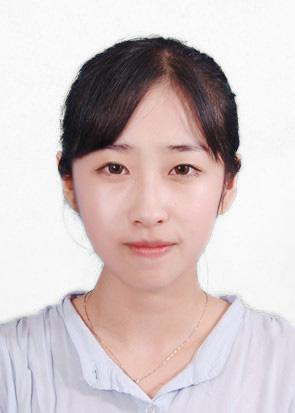
#> input picture 使用Python实现抠图给证件照换背景源码/font.jpg, 295 x 413 px
$ python script.py
#> lines starting #> are read from the running program, lines starting #| are printed output that depends on the picture; after the words box and inside, x2 and y2 are one past the last pixel; in counts of white or black regions, pixels touching at a corner belong together


import cv2
import numpy as np
import matplotlib.pyplot as plt

#建立显示图片的函数
def show(image):
    plt.imshow(image)
    plt.axis('off')
    plt.show()

#导入前景图
img=cv2.imread('font.jpg') #图片导入
#> img is the input picture: shape (413, 295, 3); mean B, G, R 197.7, 197.1, 210.1
img = cv2.cvtColor(img,cv2.COLOR_BGR2RGB) #转换颜色模型
print(img.shape) #打印图片规格
#| (413, 295, 3)
show(img) #显示图片

#导入背景图
back_img = cv2.imread('back.jpg') #图片导入
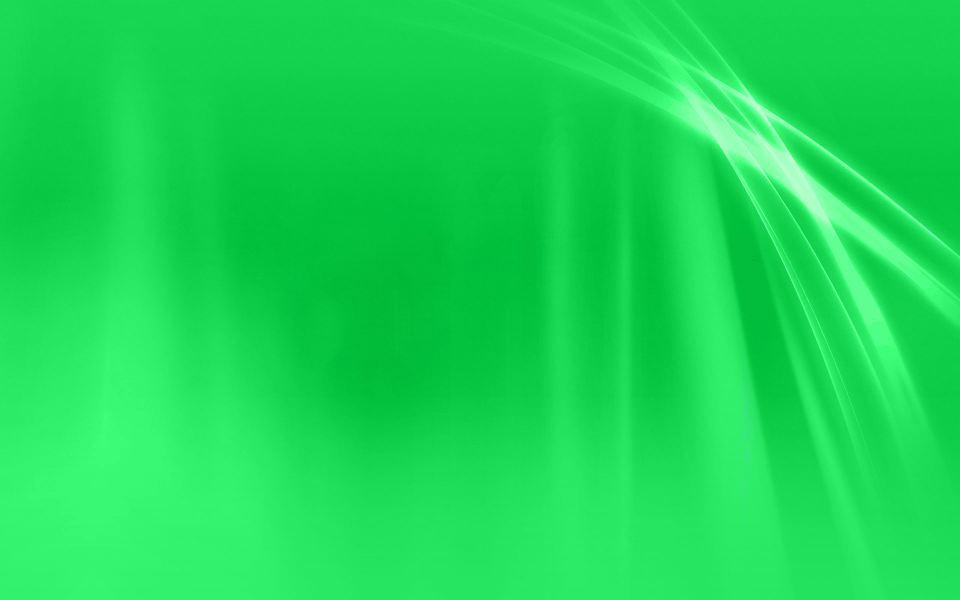
#> input picture 使用Python实现抠图给证件照换背景源码/back.jpg, 1920 x 1200 px (shown at 1/2 size)
#> back_img is the input picture: shape (1200, 1920, 3); mean B, G, R 85.7, 216.7, 27.1
back_img = cv2.cvtColor(back_img,cv2.COLOR_BGR2RGB) #转换颜色模型
print(back_img.shape) #打印图片规格
#| (1200, 1920, 3)
show(back_img) #显示图片

#裁剪图片
#img = img[0:1000,150:550] #裁剪图片大小
#show(img) #显示图片

#缩放图片
#print(img.shape) #打印图片规格
#img=cv2.resize(img,None,fx=0.9,fy=0.9) #图片缩小10%
#print(img.shape) #打印图片规格

#拆分图片信息
rows,cols,channels = img.shape #拆分图片信息
#> rows = 413; cols = 295; channels = 3

#转换格式
img_hsv = cv2.cvtColor(img,cv2.COLOR_RGB2HSV) #把图片转换成HSV格式，用于抠图
#> img_hsv: shape (413, 295, 3); mean H, S, V 44.9, 26.2, 212.4
show(img_hsv) #显示图片

#抠图
lower_blue=np.array([0,0,0]) #获取最小阈值
upper_blue=np.array([0,255,255]) #获取最大阈值
mask = cv2.inRange(img_hsv, lower_blue, upper_blue) #创建遮罩
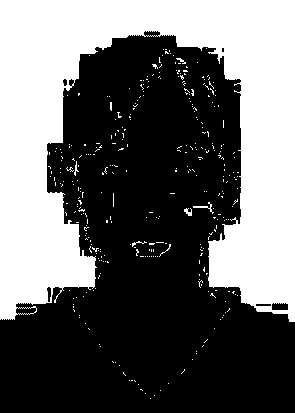
#> mask: shape (413, 295); 40% white; 343 white regions (336 under 20 px), largest, box (x1, y1, x2, y2) and area: (0, 0, 295, 322) 47615, (193, 202, 214, 214) 53, (184, 208, 192, 216) 38
show(mask) #显示遮罩

erode=cv2.erode(mask,None,iterations=3) #图像腐蚀
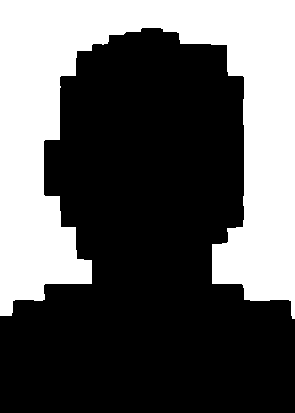
#> erode: shape (413, 295); 36% white; 1 white region, box (x1, y1, x2, y2) and area: (0, 0, 295, 319) 43809
show(erode) #显示图片
dilate=cv2.dilate(erode,None,iterations=1) #图像膨胀
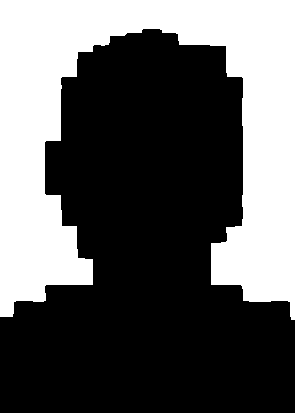
#> dilate: shape (413, 295); 36.8% white; 1 white region, box (x1, y1, x2, y2) and area: (0, 0, 295, 320) 44859
show(dilate) #显示图片

opening = cv2.morphologyEx(mask, cv2.MORPH_OPEN, cv2.getStructuringElement(cv2.MORPH_ELLIPSE, (8,8))) #开运算
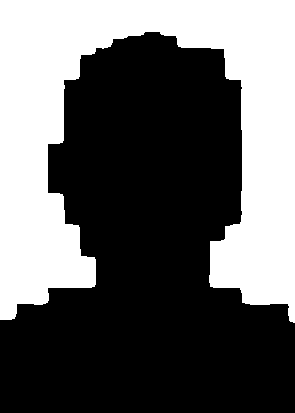
#> opening: shape (413, 295); 38.8% white; 1 white region, box (x1, y1, x2, y2) and area: (0, 0, 295, 323) 47247
show(opening) #显示图片

center = [400,800] #设置前景图开始位置
for i in range(rows):
    for j in range(cols):
        if opening[i,j]==0: #代表黑色
            back_img[center[0]+i,center[1]+j] =img[i,j] #赋值颜色
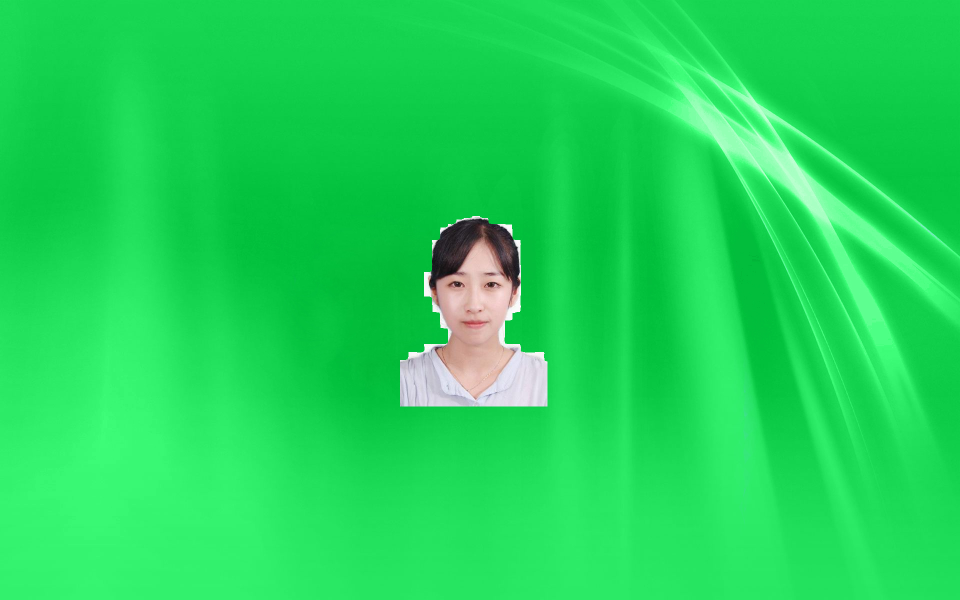
#> back_img: shape (1200, 1920, 3) (shown at 1/2 size); mean R, G, B 33, 215.8, 89
show(back_img) #显示图片

back_img = cv2.cvtColor(back_img,cv2.COLOR_RGB2BGR) #图像格式转换
back_img=cv2.resize(back_img,None,fx=0.8,fy=0.8) #图像缩放20%
#> back_img: shape (960, 1536, 3)
cv2.imwrite('result.png',back_img) #保存图像
